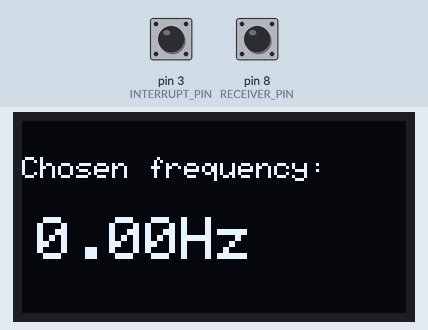
This sketch was run on a simulated Arduino Uno, built with avr-gcc and run on an emulated ATmega328P. On the bench: 128×64 one-colour display. The test bench sets the inputs (shaded band); at power-on: pin 8 (RECEIVER_PIN) LOW, pin 3 (INTERRUPT_PIN) LOW. What the sketch prints to the serial monitor is not drawn.

Above: at 10.3 s.
At 13.4 s:
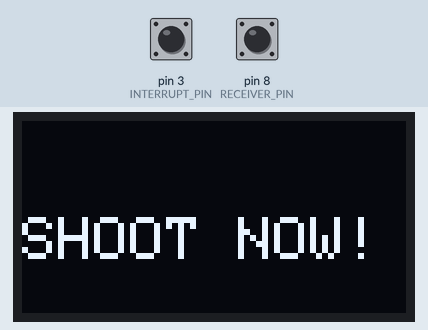
13.5 s: pin 8 (RECEIVER_PIN) pulsed HIGH 2 times (0.12 s each, 0.3 s apart)
At 15.1 s:
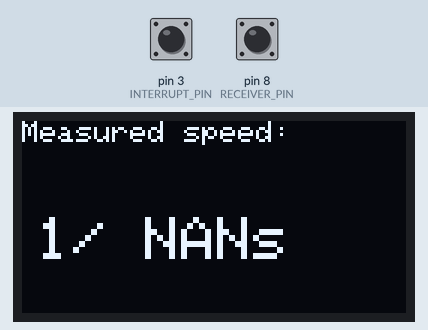
Timing chart, 0 to 16.6 s (numbered marks = the images above; inputs shaded):
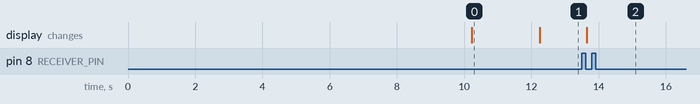

The sketch:

laserspeed.ino
```cpp
#include <Adafruit_GFX.h>
#include <Adafruit_SSD1306.h>
#include <FreqCount.h>
#define SCREEN_WIDTH 128 // OLED display width, in pixels
#define SCREEN_HEIGHT 64 // OLED display height, in pixels
#define INTERRUPT_PIN 3 // pin to receive the interrupt signal
#define OLED_RESET     -1
#define SCREEN_ADDRESS 0x3C
#define RECEIVER_PIN 8
//#define TIMER_FREQ 1385

Adafruit_SSD1306 display(SCREEN_WIDTH, SCREEN_HEIGHT, &Wire, OLED_RESET);

volatile unsigned long count = 0, startCount = 0, endCount = 0;
int theresLight = 0;
int cVal = 0;
int shot = 0;
float timer_freq;
float milliseconds, shutterSpeed;
void pulse(){
  count++;
}

void setup() {
  // put your setup code here, to run once:
  pinMode(INTERRUPT_PIN, INPUT);
  pinMode(RECEIVER_PIN, INPUT);
  Serial.begin(9600);

  if (!display.begin(SSD1306_SWITCHCAPVCC, SCREEN_ADDRESS)) {
    Serial.println("ERROR> Screen didn't connect for some odd reason...");
    while (true);
  }

  splash();

  FreqCount.begin(1000);

  timer_freq = calibrate();


  attachInterrupt(digitalPinToInterrupt(INTERRUPT_PIN), pulse, RISING);
}

void loop() {
  // put your main code here, to run repeatedly:

  cVal = digitalRead(RECEIVER_PIN);
  //Serial.println(cVal);
  //float voltage = cVal * (5.0 / 1023.0);
  //printOLED_LOW(voltage);
  if(cVal && !theresLight){
    startCount = count;
    theresLight = 1;
  }else if(theresLight && !cVal){
    //Shutter has finished
    //noInterrupts();
    theresLight = 0;
    endCount = count;
    shot = 1;
    //Serial.println(count);
  }

  if(shot){
    noInterrupts();
    //Serial.println(startCount);
    //Serial.println(endCount);
    milliseconds = (endCount-startCount)/timer_freq;
    shutterSpeed = 1/milliseconds;
 /*    Serial.println((String)(endCount-startCount));
    Serial.println((String)(milliseconds)); */
    Serial.println("Shutter speed> 1/"+(String)(shutterSpeed) + "s");

    shot = 0;
    interrupts();
    printShutterSpeed(shutterSpeed);
  }

}

int calibrate(){
  float count;
  int nTimes = 0;
  for(int i = 0; i < 1000; i++){
    delay(10);
    if (FreqCount.available()) {
      nTimes++;
      count += FreqCount.read();
      Serial.println(count);
      Serial.println(nTimes);
    }
  }
    Serial.println("CHOSEN FREQ: " + (String)(count/nTimes)+ "Hz");
    viewChosenFrequency(count/nTimes);
    return count/nTimes;
}

void splash(){
    //Ripulisco il buffer
  display.clearDisplay();

  //Setto il colore del testo a "bianco"
  display.setTextColor( WHITE);

  //Setto dimensione del testo
  display.setTextSize(2);

  //Sposto il cursore a metà altezza del display
  display.setCursor(5, (SCREEN_HEIGHT / 2 )- 20);
    //Stampo una scritta
  display.println("LASERSPEED");

  display.drawLine(10, (SCREEN_HEIGHT / 2), SCREEN_WIDTH-10, (SCREEN_HEIGHT / 2), WHITE);

  display.setTextSize(1);
    //Sposto il cursore a metà altezza del display
  display.setCursor(5, SCREEN_HEIGHT -10);
    //Stampo una scritta
  display.println("v1.X  Calibrating...");


  //La mando in stampa
  display.display();

  delay(100);
}

void viewChosenFrequency(float frequency){
  display.clearDisplay();

  //Setto il colore del testo a "bianco"
  display.setTextColor( WHITE);

  //Setto dimensione del testo
  display.setTextSize(1);

  //Sposto il cursore a metà altezza del display
  display.setCursor(0, (SCREEN_HEIGHT / 2 )- 20);
    //Stampo una scritta
  display.println("Chosen frequency:");

  display.setTextSize(2);
    //Sposto il cursore a metà altezza del display
  display.setCursor(5, (SCREEN_HEIGHT / 2 ));
    //Stampo una scritta
  display.println((String)frequency+"Hz");


  //La mando in stampa
  display.display();

  delay(2000);

  display.clearDisplay();
  //Setto dimensione del testo
  display.setTextSize(2);

  //Sposto il cursore a metà altezza del display
  display.setCursor(0, (SCREEN_HEIGHT / 2 ));

  //Stampo una scritta
  display.println("SHOOT NOW!");

  display.display();

}

void printShutterSpeed(float shutterSpeed){
  display.clearDisplay();

  //Setto il colore del testo a "bianco"
  display.setTextColor( WHITE);

  //Setto dimensione del testo
  display.setTextSize(1);

  //Sposto il cursore a metà altezza del display
  display.setCursor(0, 0);
    //Stampo una scritta
  display.println("Measured speed:");

  display.setTextSize(2);
    //Sposto il cursore a metà altezza del display
  display.setCursor(5, (SCREEN_HEIGHT / 2 ));
    //Stampo una scritta
  display.println("1/"+(String)shutterSpeed+"s");

  display.display();

}
```

Measured:
- after the input at 13.5 s, the display: changes after 0.15 s (image 2)
- what the display in image 0 shows lasts 2.1 s, from 10.2 s to 12.3 s
